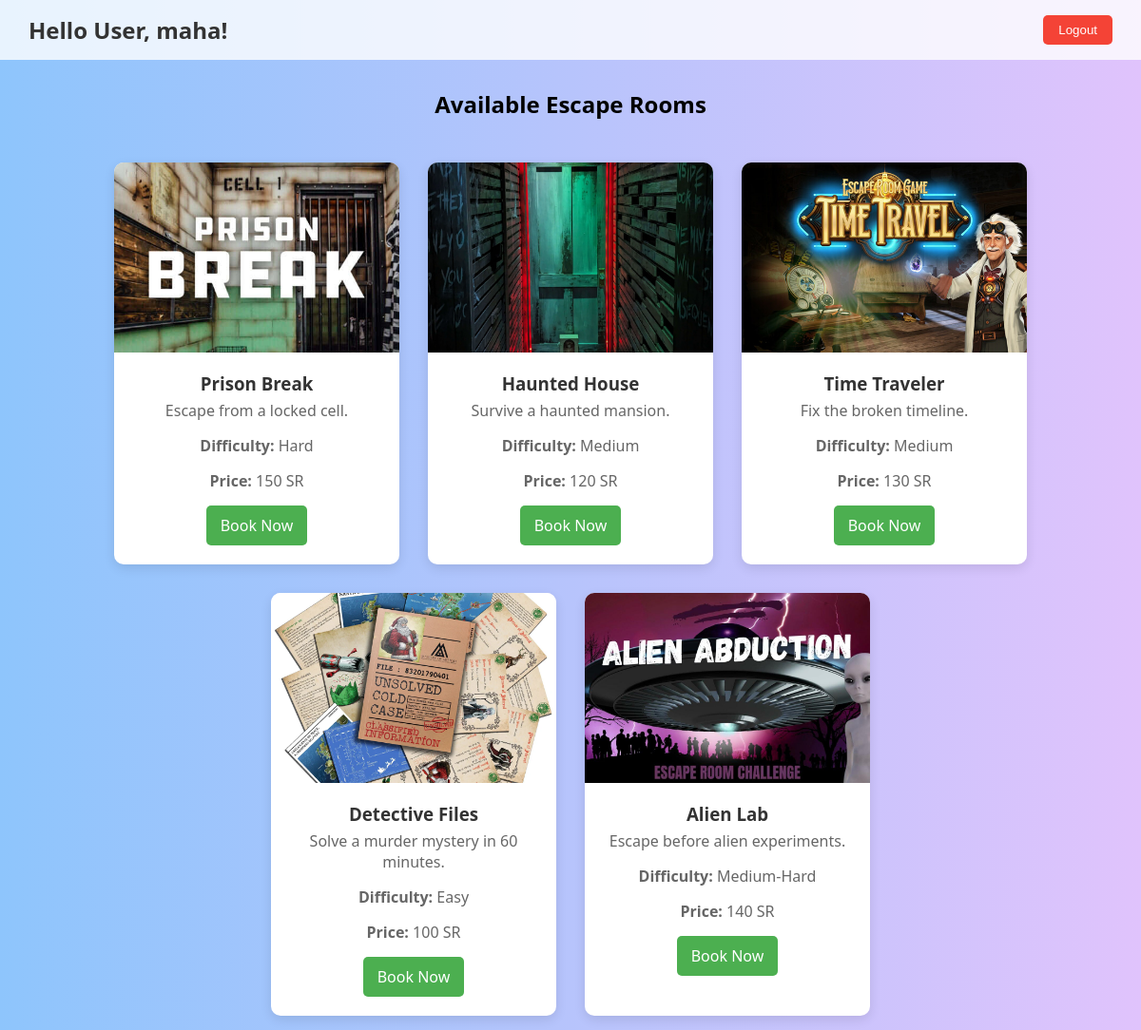
The page /home.php (signed in) on the database its author committed.
### tables this page shows
CREATE TABLE "rooms" (
	"id"	INTEGER,
	"name"	TEXT,
	"description"	TEXT,
	"difficulty"	TEXT,
	"price"	REAL,
	"image"	TEXT,
	PRIMARY KEY("id" AUTOINCREMENT)
);

### home.php (the view, shortened to what this page needs)
<?php
try {
    $db = new PDO("sqlite:database.sqlite");
} catch (PDOException $e) {
    die("Database connection failed: " . $e->getMessage());
}
$username = $_SESSION['username'];
try {
    $stmt = $db->query("SELECT * FROM rooms");
    $rooms = $stmt->fetchAll(PDO::FETCH_ASSOC);
} catch (PDOException $e) {
    die("Error: " . $e->getMessage());
}
?>
<!DOCTYPE html>
<html>
<head>
</head>
<body>
<div class="topbar">
    <h2>Hello User, <?php echo htmlspecialchars($username); ?>!</h2>
    <form method="POST" action="logout.php">
        <button class="logout" type="submit">Logout</button>
    </form>
</div>
<h2 style="text-align: center; margin-top: 30px;">Available Escape Rooms</h2>
<div class="container">
    <?php foreach ($rooms as $room): ?>
        <div class="card">
            <img src="images/<?php echo htmlspecialchars($room['image']); ?>" alt="Escape Room">
            <h3><?php echo htmlspecialchars($room['name']); ?></h3>
            <p><?php echo htmlspecialchars($room['description']); ?></p>
            <p><strong>Difficulty:</strong> <?php echo htmlspecialchars($room['difficulty']); ?></p>
            <p><strong>Price:</strong> <?php echo htmlspecialchars($room['price']); ?> SR</p>
            <a class="book-btn" href="escape_details.php?id=<?php echo $room['id']; ?>">Book Now</a>
        </div>
    <?php endforeach; ?>
</div>
</body>
</html>

### home.php (style rules this page uses)
body { font-family: 'Segoe UI', sans-serif; margin: 0; background: linear-gradient(to right, #8EC5FC, #E0C3FC); }
.topbar { background-color: #ffffffcc; padding: 15px 30px; display: flex; justify-content: space-between; align-items: center; }
.topbar h2 { margin: 0; color: #333; }
.topbar .logout { background: #f44336; color: white; border: none; padding: 8px 16px; border-radius: 5px; cursor: pointer; }
.container { display: flex; flex-wrap: wrap; justify-content: center; margin-top: 30px; }
.card { background: white; border-radius: 10px; margin: 15px; width: 300px; box-shadow: 0 4px 12px rgba(0,0,0,0.1); overflow: hidden; text-align: center; }
.card img { width: 100%; height: 200px; object-fit: cover; }
.card h3 { margin: 15px 0 5px; color: #333; }
.card p { margin: 0 15px 15px; color: #666; }
.book-btn { background: #4CAF50; color: white; padding: 10px 15px; margin-bottom: 20px; border: none; border-radius: 5px; cursor: pointer; text-decoration: none; display: inline-block; }

### rows shown on the page
rooms: image (picture), name "Prison Break", description "Escape from a locked cell.", difficulty "Hard", price "150"
rooms: image (picture), name "Haunted House", description "Survive a haunted mansion.", difficulty "Medium", price "120"
rooms: image (picture), name "Time Traveler", description "Fix the broken timeline.", difficulty "Medium", price "130"
rooms: image (picture), name "Detective Files", description "Solve a murder mystery in 60 minutes.", difficulty "Easy", price "100"
rooms: image (picture), name "Alien Lab", description "Escape before alien experiments.", difficulty "Medium-Hard", price "140"

### other values the page prints
$username "maha"
